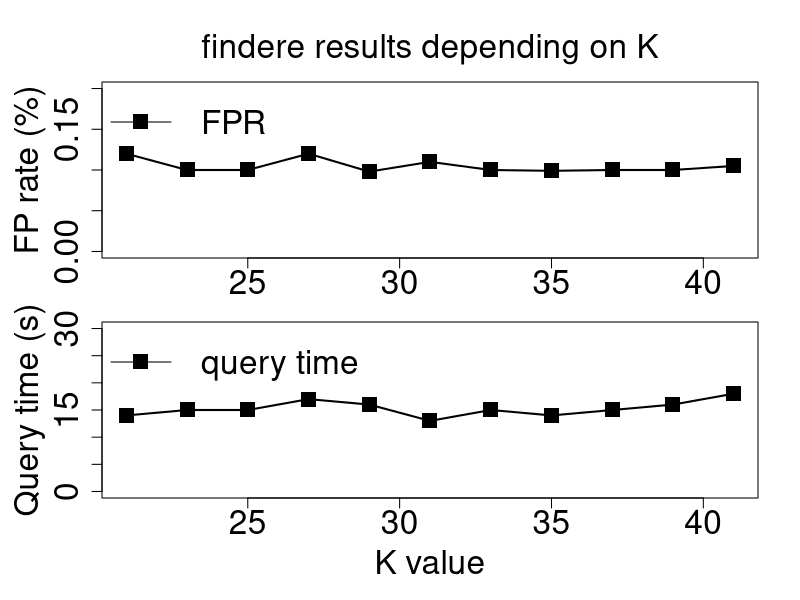

Write the R code that produced this figure.

pdf(file="fpr_time_wrt_K.pdf",width=11,height=7)
resetPar <- function() {
  dev.new()
  op <- par(no.readonly = TRUE)
  dev.off()
  op
}
resetPar()

setwd("~/workspace/findere/paper_companion/HMP_analyses/wrt_K")
dev.new()


data = read.table("data_wrtK.txt", head=T)
dev.off()
# par(cex=1, mai=c(0.1,0.1,0.2,0.1))
par(fig=c(0,1,0.4,1), mar = par("mar") + c(0, 1, 0, 0))
plot(data$FPR~data$K,xlab="",ylab="FP rate (%)", lwd=2, pch=15, col="black", 
      type="o",  mgp=c(3,1,0), cex=2, ylim=c(0,0.2),  cex.main = 2, cex.lab = 2, cex.axis = 2)
mtext("findere results depending on K", side=3, line=1, cex=2)

legend( x="topleft", 
        legend=c("FPR"), cex = 2,
        col=c("black"), lty=c(1,2),
        pch=c(15), lwd=1,merge=TRUE, bty = "n")

# TIME

par(fig=c(0,1,0,0.6), new = TRUE)
plot(data$time~data$K,xlab="K value",ylab="Query time (s)", lwd=2, pch=15, col="black", 
     type="o",  mgp=c(3,1,0), cex=2, ylim=c(0,30),  cex.main = 2, cex.lab = 2, cex.axis = 2)

legend( x="topleft", 
        legend=c("query time"), cex = 2,
        col=c("black"), lty=c(1,2),
        pch=c(15), lwd=1,merge=TRUE, bty = "n")






dev.off()




